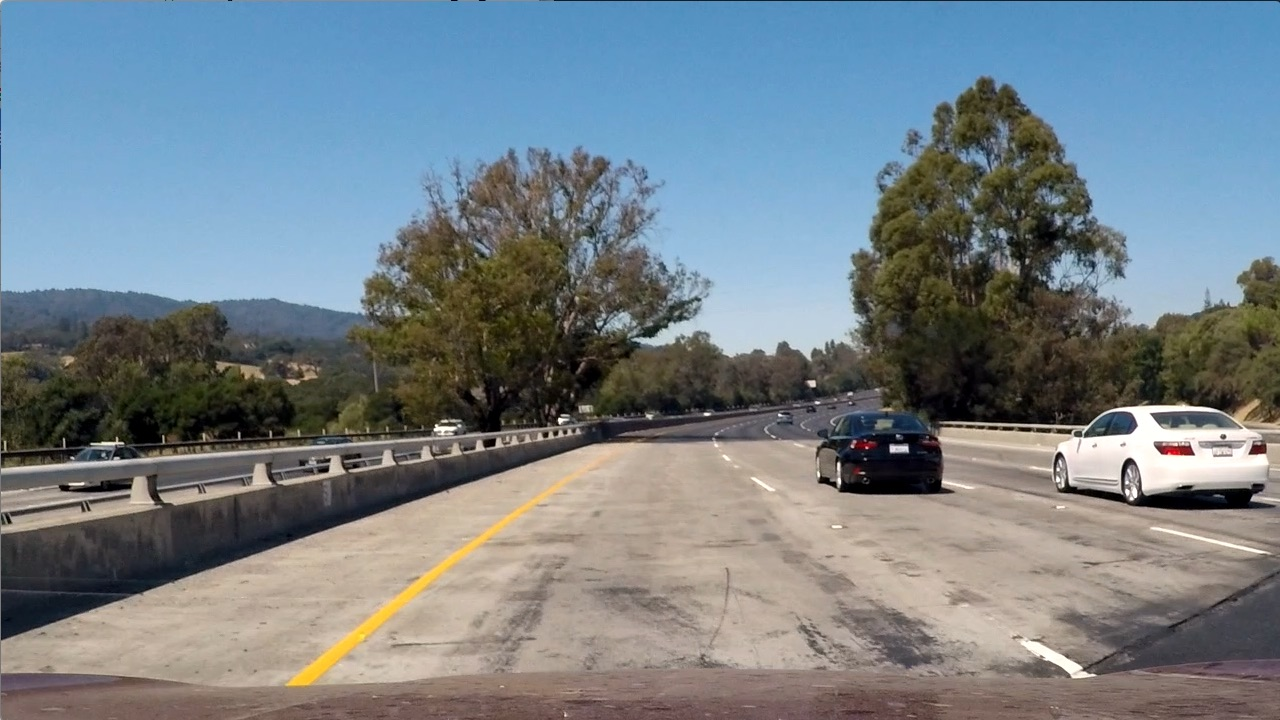
#> input picture test_images/test1.jpg, 1280 x 720 px
$ python z3.py   (older library calls are emulated)
#> lines starting #> are read from the running program, lines starting #| are printed output that depends on the picture
# binary_threshold.py
import cv2
import numpy as np

# Učitaj distorziju-korigovanu sliku (ili neku test sliku iz foldera)
img = cv2.imread('test_images/test1.jpg')  # promeni putanju po potrebi
#> img is the input picture: shape (720, 1280, 3); mean B, G, R 135.5, 128.7, 117.5

calib = np.load('calib.npz')
#> (reads calib.npz from the repository)
mtx = calib['mtx']
dist = calib['dist']
h, w = img.shape[:2]
#> h = 720; w = 1280
newCameraMtx, roi = cv2.getOptimalNewCameraMatrix(mtx, dist, (w, h), 1, (w, h))
#> roi = (31, 52, 1197, 622)
img = cv2.undistort(img, mtx, dist, None, newCameraMtx)

# Konvertuj u HLS (za S-kanal)
hls = cv2.cvtColor(img, cv2.COLOR_BGR2HLS)
#> hls: shape (720, 1280, 3); mean of channels 0, 1, 2 52.9, 108.6, 64
s_channel = hls[:, :, 2]
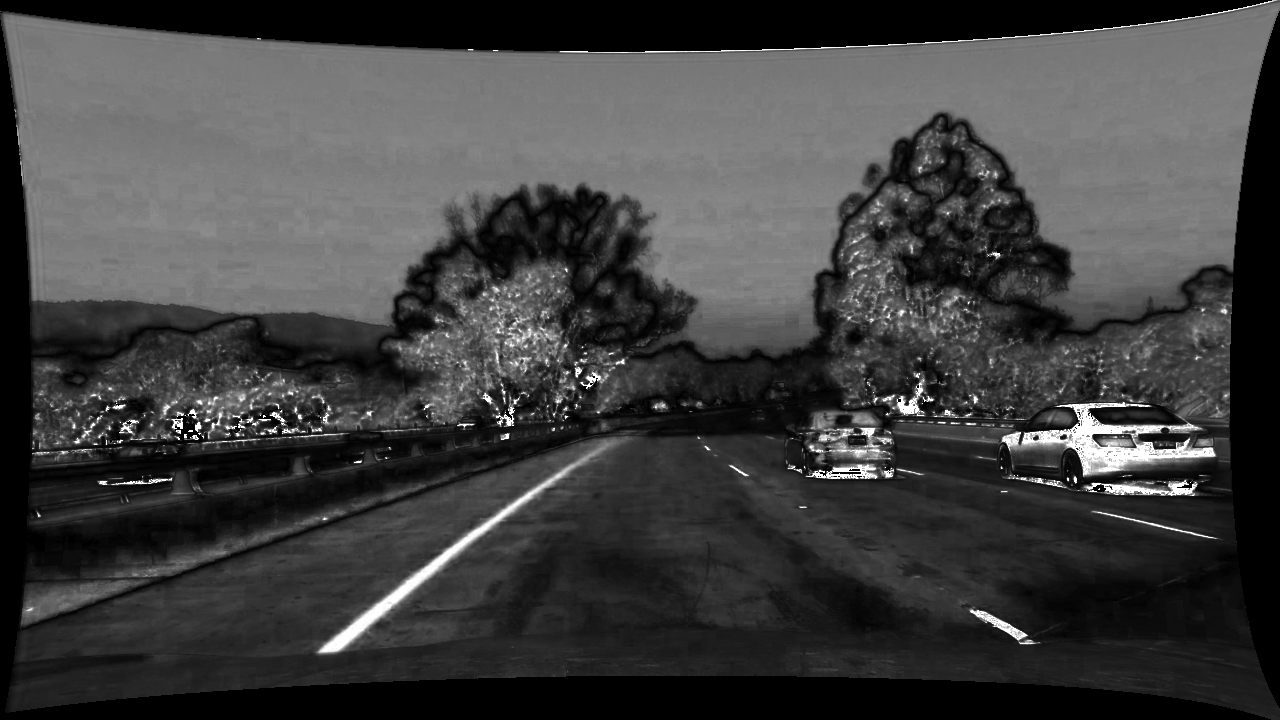
#> s_channel: shape (720, 1280); min 0, max 255, mean 64

# Konvertuj u grayscale
gray = cv2.cvtColor(img, cv2.COLOR_BGR2GRAY)
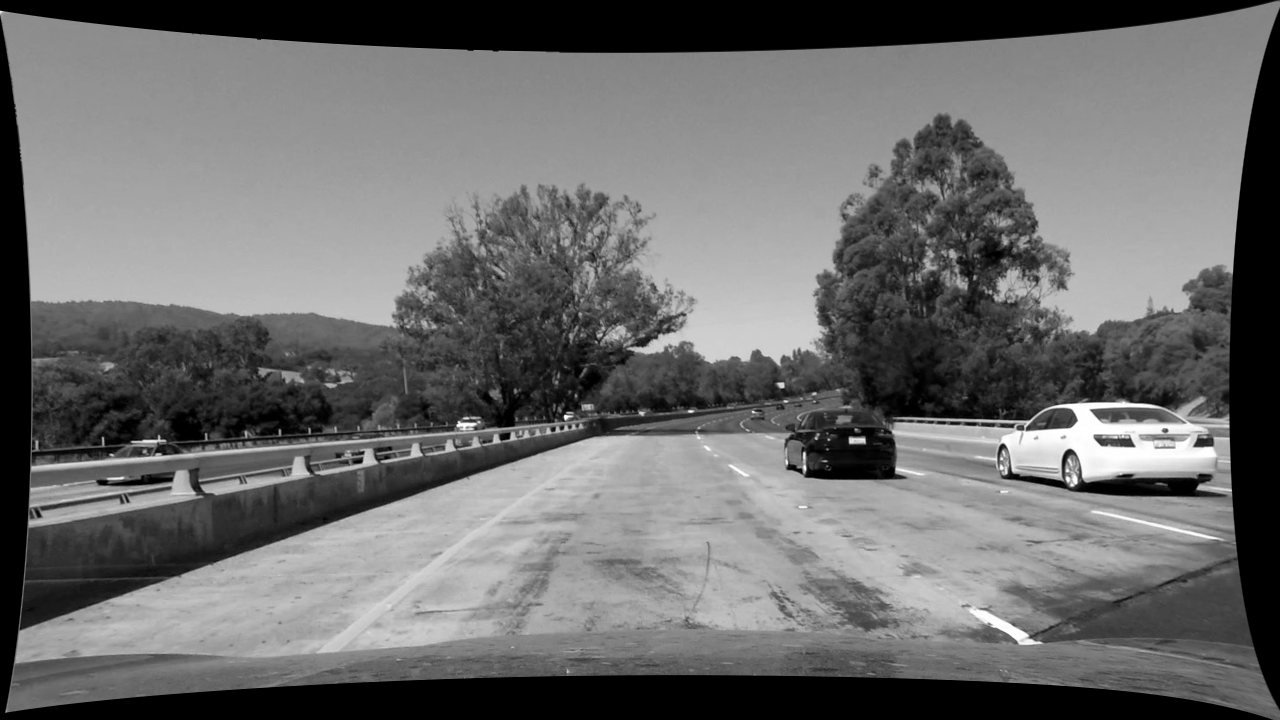
#> gray: shape (720, 1280); min 0, max 255, mean 107.9

# Primeni Sobel X na grayscale
sobelx = cv2.Sobel(gray, cv2.CV_64F, 1, 0, ksize=3)
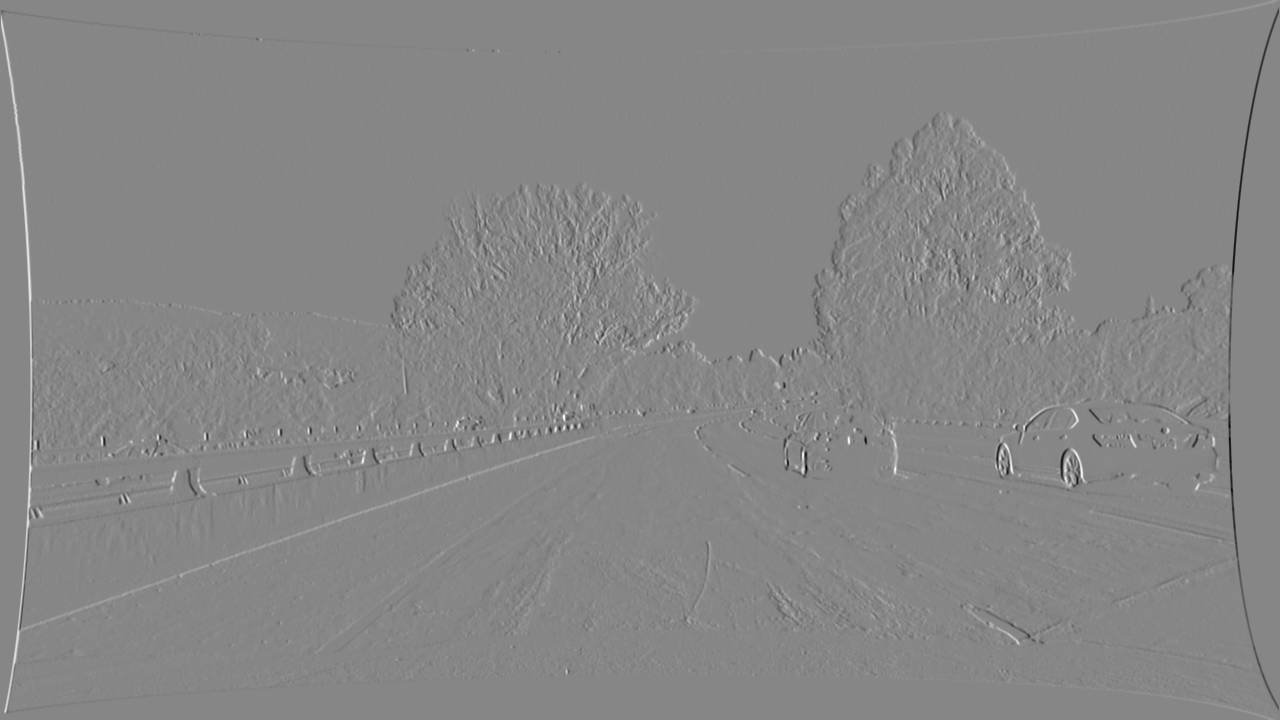
#> sobelx: shape (720, 1280) float64; min -838, max 747, mean 0; drawn with min black and max white
abs_sobelx = np.absolute(sobelx)
scaled_sobel = np.uint8(255 * abs_sobelx / np.max(abs_sobelx))

# Threshold za Sobel X
thresh_min = 20
thresh_max = 100
binary_sobel = np.zeros_like(scaled_sobel)
binary_sobel[(scaled_sobel >= thresh_min) & (scaled_sobel <= thresh_max)] = 1

# Threshold za S-kanal
s_thresh_min = 170
s_thresh_max = 255
binary_s = np.zeros_like(s_channel)
binary_s[(s_channel >= s_thresh_min) & (s_channel <= s_thresh_max)] = 1

# Kombinuj obe binarne slike
combined_binary = np.zeros_like(binary_s)
combined_binary[(binary_sobel == 1) | (binary_s == 1)] = 1

# Prikaz rezultata
#cv2.imshow('Original', img)
#cv2.imshow('Sobel X Binary', binary_sobel * 255)
#cv2.imshow('S-channel Binary', binary_s * 255)
cv2.imshow('Combined Binary', combined_binary * 255)
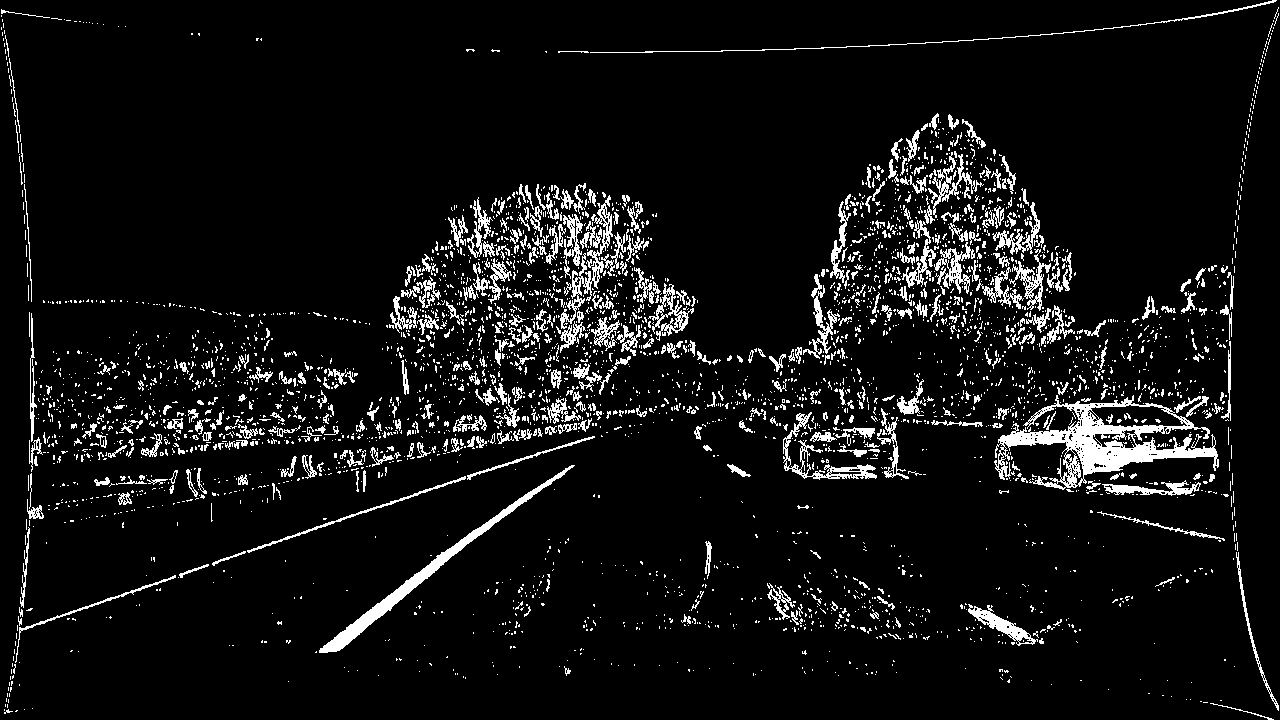
#> window 'Combined Binary': shape (720, 1280); 7.1% white in thin lines or dots

output_image = (combined_binary * 255).astype(np.uint8)

# Sačuvaj sliku u folder
cv2.imwrite('results/combined_binary_output.jpg', output_image)

cv2.waitKey(0)
cv2.destroyAllWindows()
